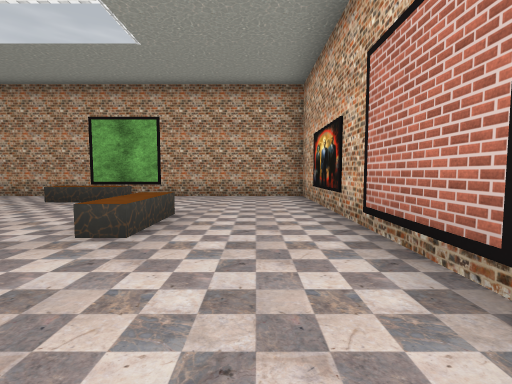
[1] (above)

22 first-person views from a walk through a scene from a Unity 3-D project. The camera is 1.2 m above the floor, tilts 4° down and sees 85° across. The floor is counted in squares, 2 m on a side. Each view is taken from the middle of a square. On the plan, view 1 faces up. The plan holds only what a view shows up to about 9 squares ahead; the rest is blank. The place goes on beyond the plan. The player character is not drawn. Some surface patterns are stand-ins.

[2]
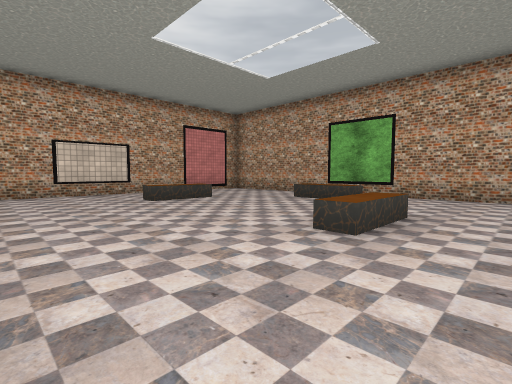

[3]
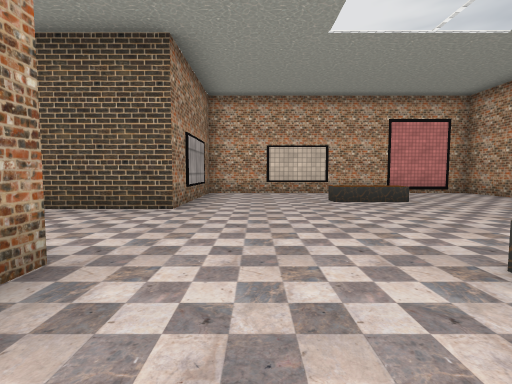

[4]
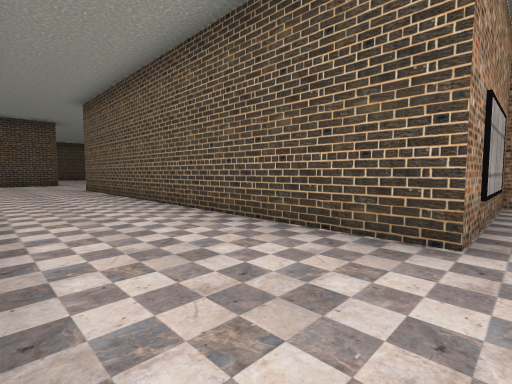

[5]
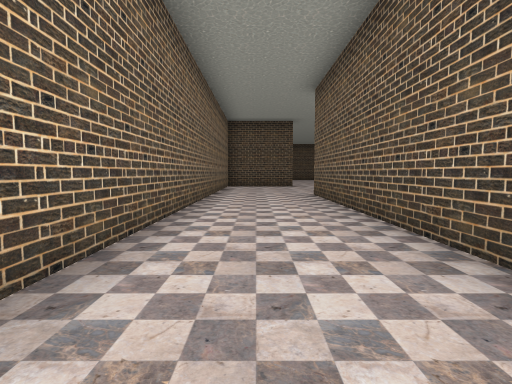

[6]
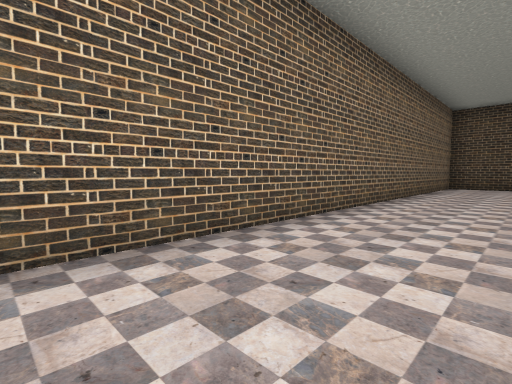

[7]
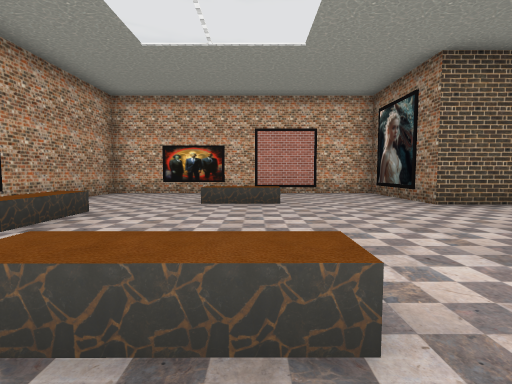

[8]
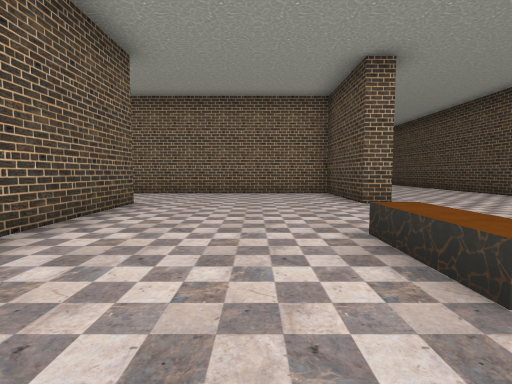

[9]
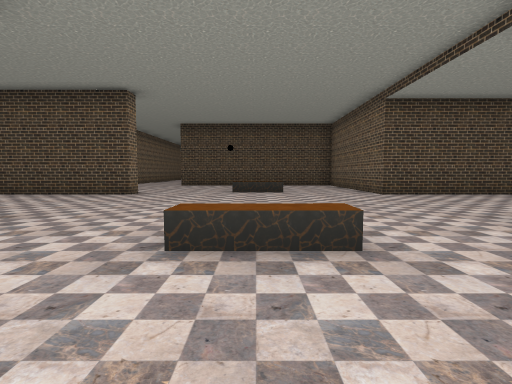

[10]
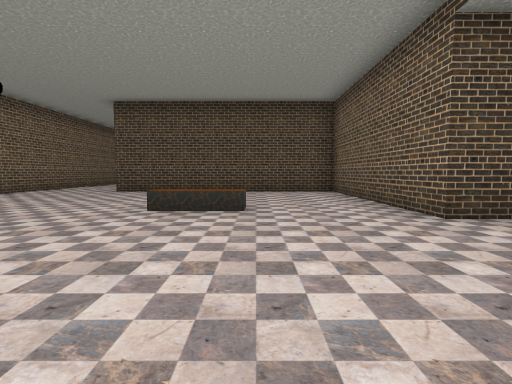

[11]
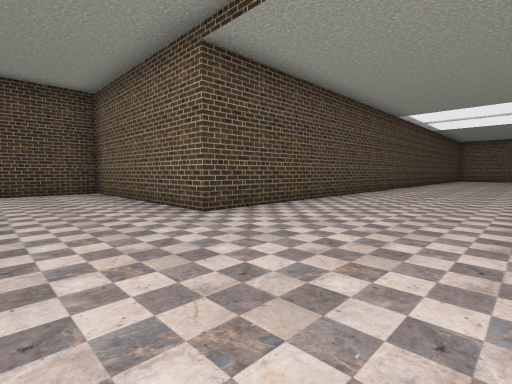

[12]
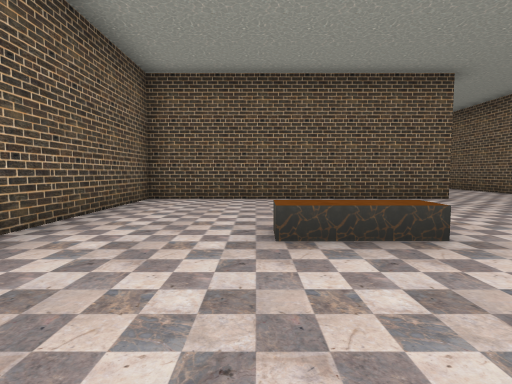

[13]
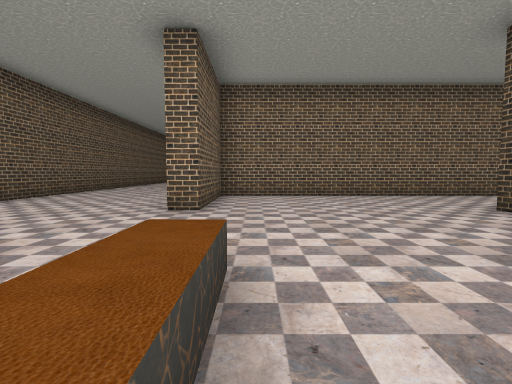

[14]
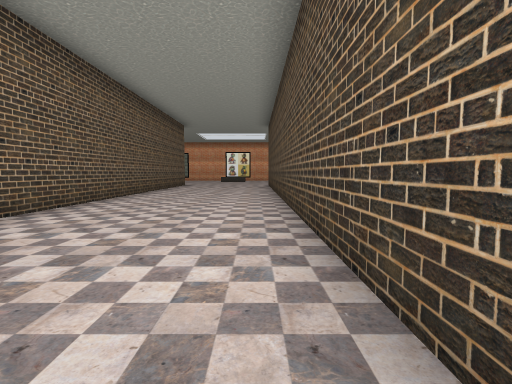

[15]
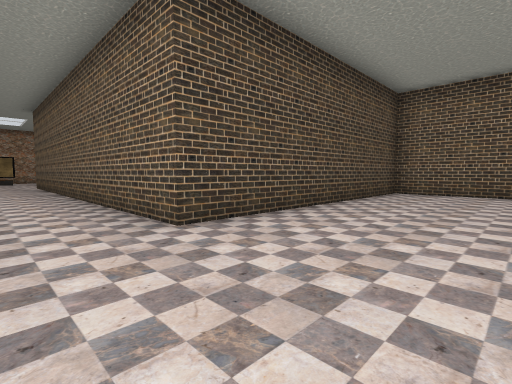

[16]
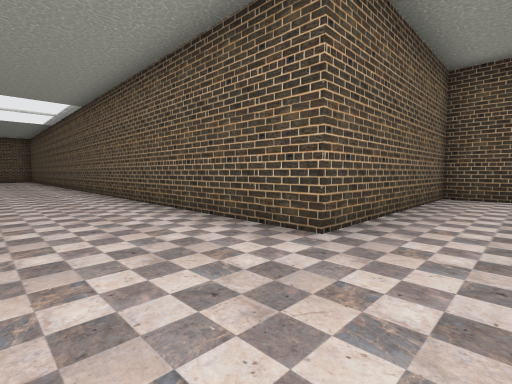

[17]
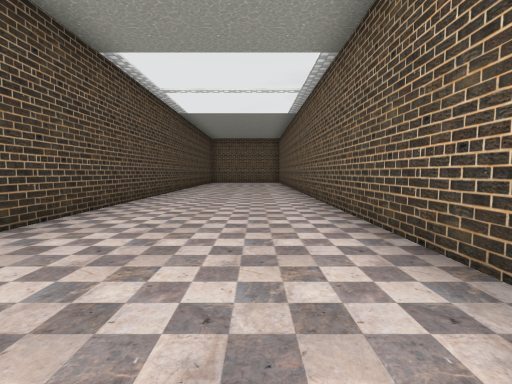

[18]
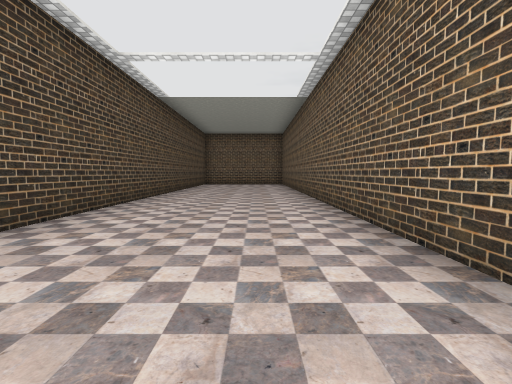

[19]
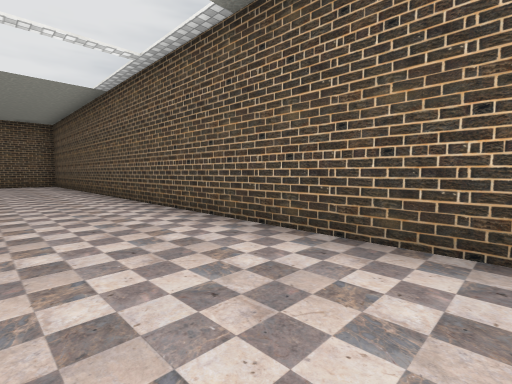

[20]
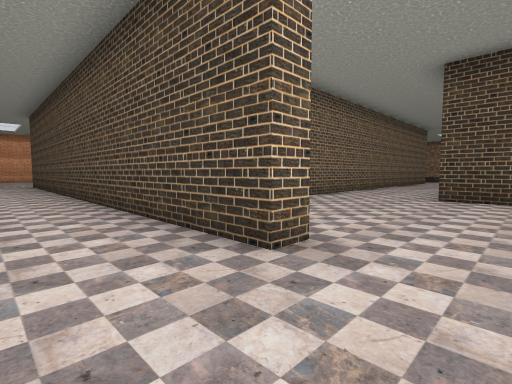

[21]
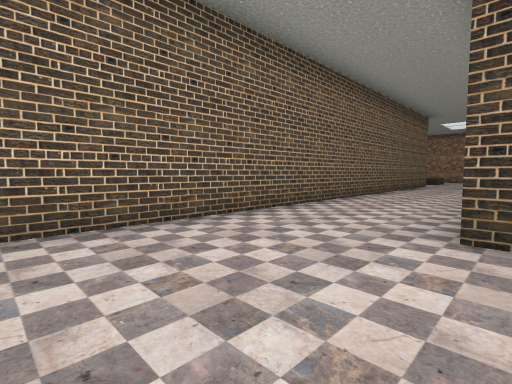

[22]
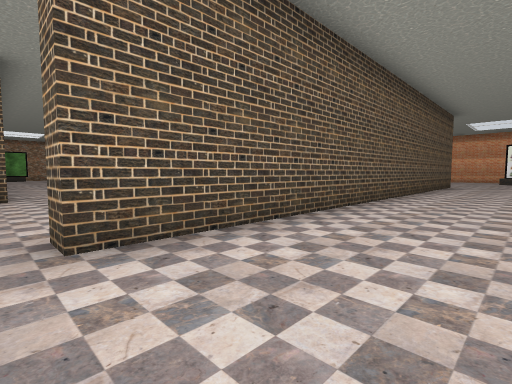

### Floor plan
Points are (right, up) in squares from view 1. A wall is a line through its corners. A room is listed if a view was taken in it or the views show most of it. See-through windows are left out.
Room 1 (views 1, 2, 3, 4, 5, 6, 7)
walls: (-1.8, -11.6) (-1.8, -0.4) (1.2, -0.4) (1.2, 7.2) (-8.2, 7.2) (-8.2, -0.4) (-4.6, -0.4) (-4.6, -10.6)
low walls: (-1.2, 3.9) (-1.2, 2.5) (-1.8, 2.5) (-1.8, 4); (-5.6, 4.1) (-5.6, 2.6) (-6.1, 2.6) (-6.1, 3.8); (-2.7, 6.1) (-2.7, 5.6) (-4.2, 5.6)
ways out: opening at (-3, -10.7) to room 2
Room 2 (views 8, 9, 10, 11, 12, 13, 14, 15, 16, 17, 18, 19, 20, 21, 22)
walls: (-4.6, -10.6) (-11.5, -10.6) (-11.5, -15.6) (-26.5, -15.6); (4.5, -15.6) (-4.6, -15.6) (-4.6, -15.1) (-1.8, -15.1) (-1.8, -11.6); (-1.8, -30.5) (-1.8, -20.1) (-4.6, -20.1) (-4.6, -19.6) (4.5, -19.6); (-26, -19.6) (-11.5, -19.6) (-11.5, -24.8) (-4.6, -24.8) (-4.6, -30.5)
low walls: (-8.9, -20.3) (-7.2, -20.3); (-7.3, -20.8) (-8.7, -20.8); (-7.2, -14.6) (-8.9, -14.6); (-8.9, -14.1) (-7.2, -14.1)
ways out: opening at (-3, -10.7) to room 1

Positions as (right, up) in squares from view 1, and headings:
1: (0, 0), facing up
2: (0, 0), facing up-left
3: (0, 1), facing left
4: (-2, 0), facing down-left
5: (-3, -3), facing down
6: (-4, -3), facing down-right
7: (-7, 3), facing right
8: (-10, -13), facing right
9: (-8, -12), facing down
10: (-9, -16), facing down
11: (-9, -16), facing down-left
12: (-9, -17), facing up
13: (-9, -21), facing right
14: (-5, -19), facing right
15: (-3, -22), facing down-left
16: (-10, -18), facing up-left
17: (-15, -17), facing left
18: (-17, -17), facing left
19: (-17, -18), facing up-left
20: (-6, -18), facing down-right
21: (-5, -22), facing down-right
22: (-5, -18), facing up-right
